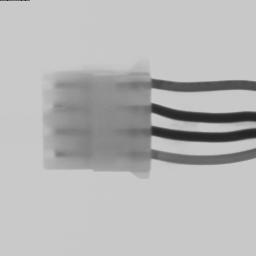
//> input picture Vision/Assignment1/Images/Image00.jpg, 256 x 256 px
$ ./CheckConnector Images/   (built with g++ and OpenCV 4)
//> lines starting //> are read from the running program, lines starting //| are printed output that depends on the picture; after the words box and inside, x2 and y2 are one past the last pixel; in counts of white or black regions, pixels touching at a corner belong together
### Vision/common/FileUtils.hpp
#ifndef FileUtils_h
#define FileUtils_h

#include <opencv4/opencv2/opencv.hpp>
#include <filesystem>

std::size_t nFilesInDir(std::filesystem::path path);

#endif

### Vision/Assignment1/CheckConnector.hpp
#ifndef CONNECTOR_H
#define CONNECTOR_H

#include <iostream>
#include <opencv4/opencv2/opencv.hpp>
#include "FileUtils.hpp"

int GetNumWires(cv::Mat img);

#endif

### Vision/common/FileUtils.cpp
#include "FileUtils.hpp"

std::size_t nFilesInDir(std::filesystem::path path)
{
    using std::filesystem::directory_iterator;
    return std::distance(directory_iterator(path), directory_iterator{});
}

### Vision/Assignment1/CheckConnector.cpp
#include "CheckConnector.hpp"

int main(int argc, char **argv)
{
    cv::Mat img;

    if (argc < 2)
    {
        std::cout << "usage:"
                  << "CheckConnector <Path/To/Images>"
                  << std::endl;

        return -1;
    }

    auto nFiles = nFilesInDir(argv[1]);

    for (int i = 0; i < nFiles; i++)
    {
        char s[12];
        snprintf(s, sizeof(s), "Image%02d.jpg", i);

        std::stringstream ss;
        ss << argv[1] << s;

        img = cv::imread(ss.str(), cv::IMREAD_GRAYSCALE);
//> img is the input picture: 256 rows x 256 cols, CV_8UC1; min 32, max 218, mean 182.8
        if (!img.data)
        {
            std::cout << "Could not open or find: "
                      << ss.str()
                      << std::endl;
            exit(-1);
        }

        auto nIntersections = GetNumWires(img);
//> in GetNumWires, `cv::Canny(img, dst, 50, 200, 3);`:
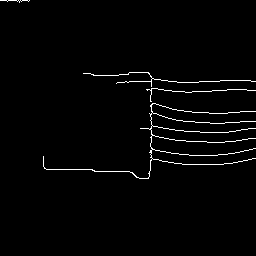
//> dst: 256 rows x 256 cols, CV_8UC1; 1.9% white in thin lines or dots, all inside (x1, y1, x2, y2) = (0, 0, 256, 179)
//> after the loop in GetNumWires, `for (x = 0; x < dst.rows; x++)`: nIntersections = 8
//> nIntersections = 8

        if (nIntersections < 8)
            std::cout << s
                      << " : Error: "
                      << nIntersections / 2
                      << " out of 4 wires detected"
                      << std::endl;
    }
//> pass 2 of the loop `for (int i = 0; i < nFiles; i++)`:
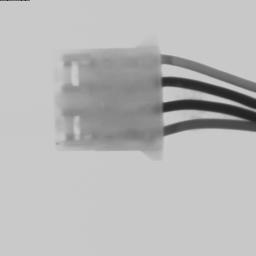
//> input picture Vision/Assignment1/Images/Image01.jpg, 256 x 256 px
//> img is the input picture: 256 rows x 256 cols, CV_8UC1; min 29, max 218, mean 184.4
//> in GetNumWires (call 2), `cv::Canny(img, dst, 50, 200, 3);`:
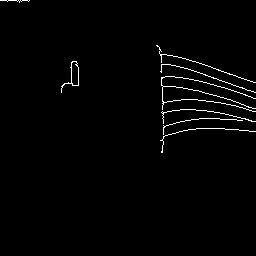
//> dst: 256 rows x 256 cols, CV_8UC1; 1.5% white in thin lines or dots, all inside (x1, y1, x2, y2) = (0, 0, 256, 153)
}

int GetNumWires(cv::Mat img)
{
    cv::Mat dst;
    cv::Canny(img, dst, 50, 200, 3);
    int x, y, nIntersections = 0;

    y = dst.cols - 20;
    for (x = 0; x < dst.rows; x++)
    {
        // If line found
        if ((int)dst.at<uchar>(x, y) == 255)
        {
            nIntersections++;
        }
    }

    return nIntersections;
}
